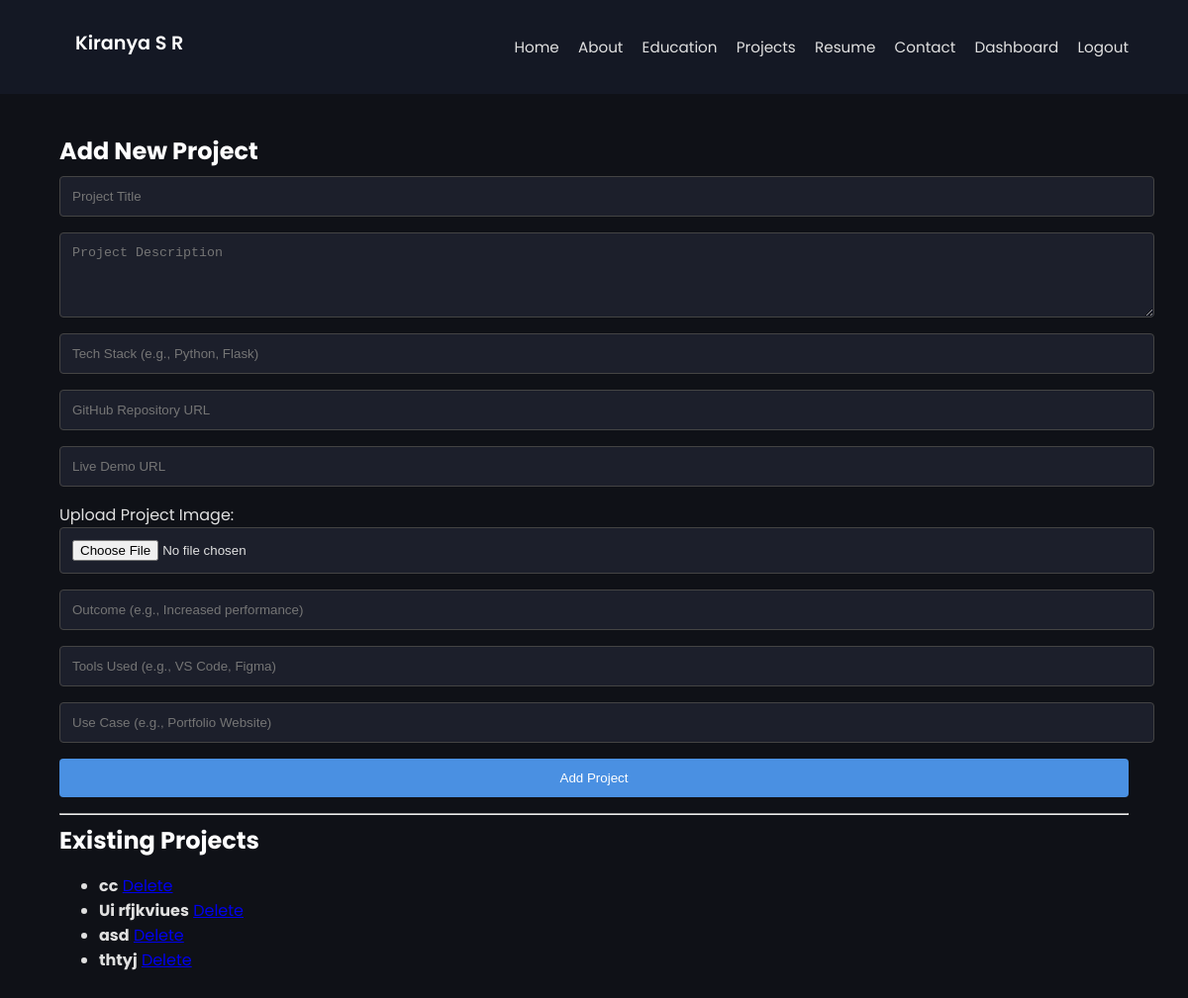
The page /admin/projects/edit (signed in) on the database as committed earlier.
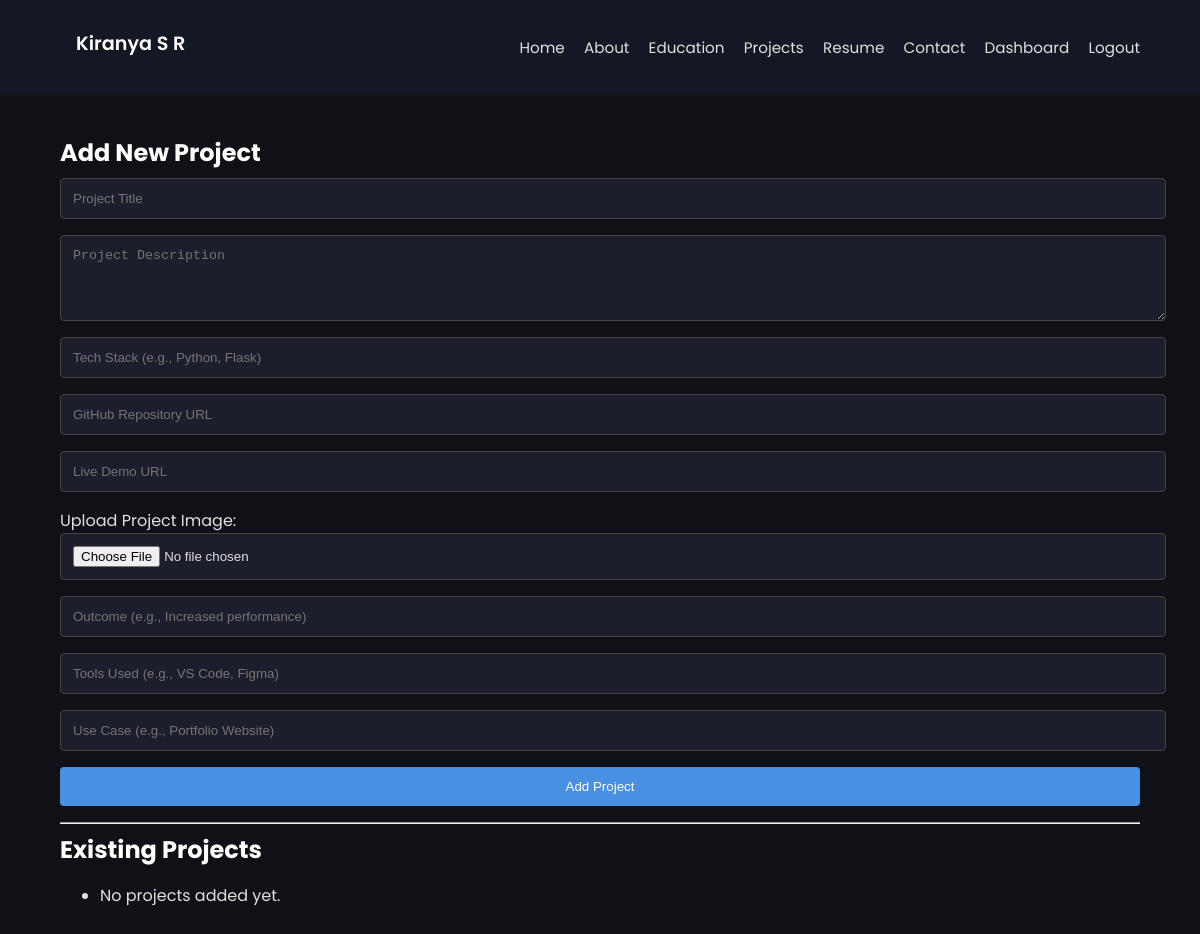
The same page on the database as committed later.
### tables this page shows
CREATE TABLE projects (
    id INTEGER PRIMARY KEY AUTOINCREMENT,
    title TEXT NOT NULL,
    description TEXT NOT NULL,
    tech_stack TEXT,
    github TEXT,
    demo TEXT,
    image TEXT,
    outcome TEXT,
    tools TEXT,
    use_case TEXT
);

### app.py (the view, shortened to what this page needs)
@app.route('/admin/projects/edit', methods=['GET', 'POST'])
def edit_projects():
    if not session.get('admin'):
        return redirect('/login')
    conn = sqlite3.connect('database.db')
    c = conn.cursor()
    c.execute('SELECT * FROM projects')
    rows = c.fetchall()
    conn.close()
    return render_template('edit_projects.html', projects=[
        {'id': row[0], 'title': row[1]} for row in rows
    ])

### templates/edit_projects.html (shortened to what this page needs)
{% extends "layout.html" %}
{% block content %}
<h2>Add New Project</h2>
<form method="POST" enctype="multipart/form-data" class="project-form">
  <input type="text" name="title" placeholder="Project Title" required>
  <textarea name="description" placeholder="Project Description" rows="4" required></textarea>
  <input type="text" name="tech_stack" placeholder="Tech Stack (e.g., Python, Flask)" required>
  <input type="text" name="github" placeholder="GitHub Repository URL">
  <input type="text" name="demo" placeholder="Live Demo URL">
  <label for="image">Upload Project Image:</label>
  <input type="file" name="image" accept="image/*" required>
  <input type="text" name="outcome" placeholder="Outcome (e.g., Increased performance)">
  <input type="text" name="tools" placeholder="Tools Used (e.g., VS Code, Figma)">
  <input type="text" name="use_case" placeholder="Use Case (e.g., Portfolio Website)">
  <button type="submit">Add Project</button>
</form>
<hr>
<h2>Existing Projects</h2>
<ul class="project-list">
  {% for project in projects %}
    <li>
      <strong>{{ project.title }}</strong>
      <a href="/admin/projects/delete/{{ project.id }}" onclick="return confirm('Are you sure you want to delete this project?');">Delete</a>
    </li>
  {% else %}
    <li>No projects added yet.</li>
  {% endfor %}
</ul>
{% endblock %}

Rows that differ between the two databases and show on the page:
removed projects: title "cc"
removed projects: title "Ui rfjkviues"
removed projects: title "asd"
removed projects: title "thtyj"
Other text that changed with them:
text now shown: "No projects added yet."
